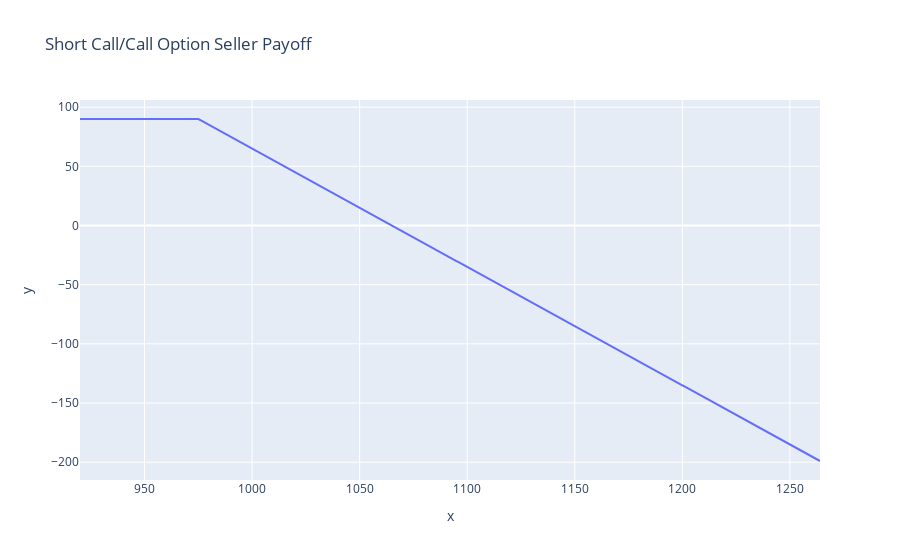

The cell this chart's notebook holds for it:
### Code cell
px.line(x=spot_range,y=(-1)*long_call,title='Short Call/Call Option Seller Payoff')

### Figure 1 — Plotly figure (JSON) as saved in the notebook; plotly's stock layout.template omitted (floating-point values rounded to 4 significant figures; data arrays with more than 128 entries replaced by an {"elided": "..."} marker saying what was removed)
{"data": [{"hovertemplate": "x=%{x}<br>y=%{y}<extra></extra>", "legendgroup": "", "line": {"color": "#636efa", "dash": "solid"}, "marker": {"symbol": "circle"}, "mode": "lines", "name": "", "orientation": "v", "showlegend": false, "type": "scatter", "x": {"elided": "345 int values"}, "xaxis": "x", "y": {"elided": "345 int values"}, "yaxis": "y"}], "layout": {"legend": {"tracegroupgap": 0}, "title": {"text": "Short Call/Call Option Seller Payoff"}, "xaxis": {"anchor": "y", "domain": [0, 1], "title": {"text": "x"}}, "yaxis": {"anchor": "x", "domain": [0, 1], "title": {"text": "y"}}}}
